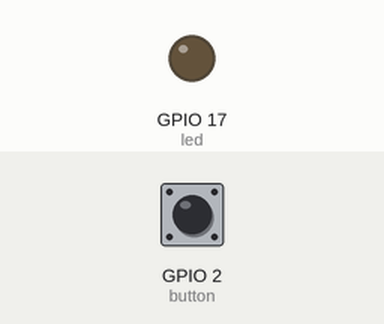
Recording of a program running on a simulated Raspberry Pi (BCM pin numbers). Shown: output pins drawn as LEDs (lit = HIGH). Inputs (shaded band) come from the test bench; at power-on: GPIO 2 (button) HIGH.

Above: at 1.2 s.
1.3 s: GPIO 2 (button) pulled LOW for 0.15 s
At 1.38 s:
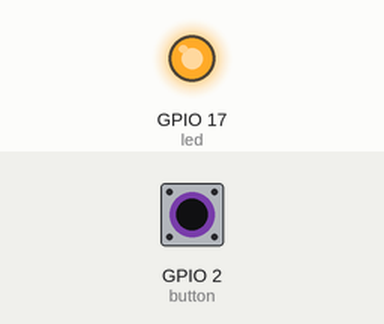
2.9 s: GPIO 2 (button) pulled LOW for 3.2 s
At 7.2 s:
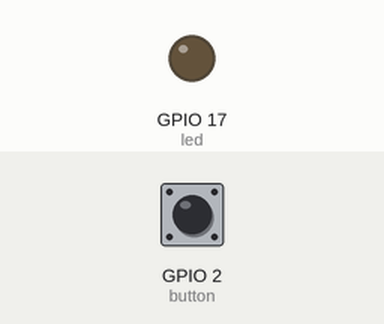
Timing chart, 0 to 8.7 s (numbered marks = the images above; inputs shaded):
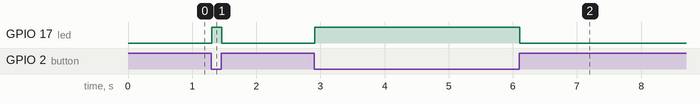

The program:

Remote_gpio_lidur1.py
```python
from gpiozero import Button, LED
from gpiozero.pins.pigpio import PiGPIOFactory
from signal import pause


factory = PiGPIOFactory(host='10.11.46.15')

button = Button(2)
led = LED(17, pin_factory=factory)

led.source = button

pause()
```

Measured:
- after the input at 1.3 s, GPIO 17 (led): LOW → HIGH at once, → LOW 0.15 s later
- after the input at 2.9 s, GPIO 17 (led): LOW → HIGH at once, → LOW 3.2 s later
